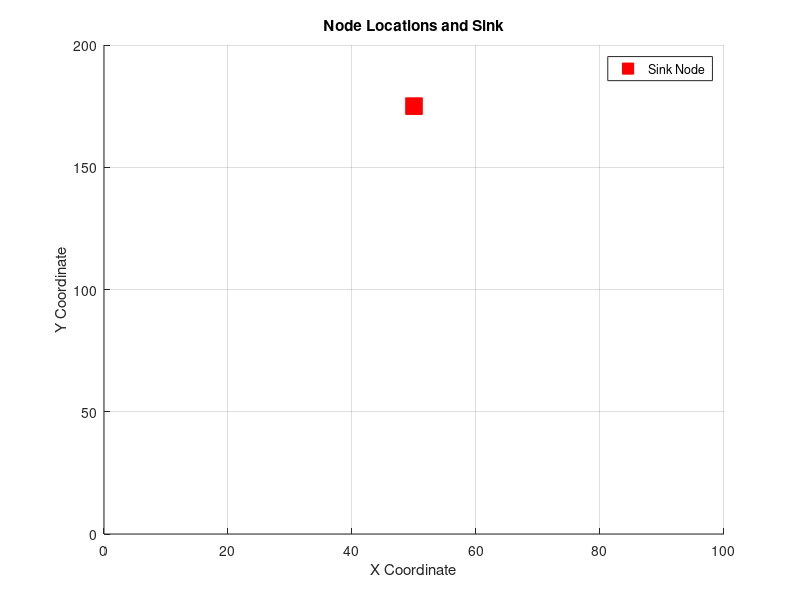

MATLAB code to generate this figure: (Note: this script raises an error after producing the figure.)
clc;
clear;
close all;

%% Parameters
numCrows = 5;           % Number of crows (cluster heads)
numIterations = 2000;   % Number of iterations
numNodes = 100;         % Number of sensor nodes
dim = 2;                % Dimension of the problem (2D space)
flightLength = 2;       % Maximum flight length (step size)
awarenessProb = 0.1;    % Probability of avoiding danger (awareness)

% Network Parameters
sinkNode = [50, 175];    % Sink node position
d0 = 87;                 % Reference distance for path loss
Eelec = 50e-9;           % Energy to run circuitry (J/bit)
Efs = 10e-12;            % FreeSpace model energy (J/bit/m^2)
Emp = 0.0013e-12;        % MultiPath model energy (J/bit/m^4)
dataPacketSize = 4000;   % Data packet size (bits)
initialEnergy = 0.5;     % Initial energy for each node (Joules)

%% Node Initialization
nodes(numNodes).position = [];
for i = 1:numNodes
    nodes(i).position = rand(1, 2) * 100;  % Random position in 100x100 grid
    nodes(i).energy = initialEnergy;       % Initial energy
    nodes(i).alive = true;                 % All nodes start alive
    nodes(i).clusterHead = false;          % No nodes are cluster heads initially
end

%% Initialization for CSA
crowsPosition = rand(numCrows, dim) * 100;  % Initial crow positions

memory = crowsPosition;                     % Memory for crow positions
fitness = inf(numCrows, 1);                 % Initial fitness values
totalEnergyHistory = zeros(numIterations, 1); % To record total energy usage
aliveNodesHistory = zeros(numIterations, 1); % To record number of alive nodes
previousCHs = [];

% Excel data storage
excelData = cell(numIterations, 4);  % Preallocate for efficiency

%% Visualization Initialization
figure;
hold on;
sinkPlot = plot(sinkNode(1), sinkNode(2), 'rs', 'MarkerSize', 12, 'MarkerFaceColor', 'r', 'DisplayName', 'Sink Node');  % Sink as red square
title('Node Locations and Sink');
xlabel('X Coordinate');
ylabel('Y Coordinate');
legend;
grid on;
xlim([0, 100]);
ylim([0, 200]);

%% Simulation
for iter = 1:numIterations
    % Reset cluster head status
    for i = 1:numNodes
        nodes(i).clusterHead = false;
    end
    
    % Form clusters based on previous crowsPosition
    clusters = formClusters(nodes, crowsPosition, numCrows,initialEnergy);

    % Calculate centroids for each cluster
    centroids = zeros(numCrows, dim);
    for j = 1:numCrows
        if ~isempty(clusters{j})
            centroids(j, :) = mean(vertcat(nodes(clusters{j}).position), 1);
        else
            centroids(j, :) = crowsPosition(j, :); % If no members, use crow position
        end
    end

    % Select cluster heads based on proximity to centroids and fitness
    availableNodes = find([nodes.alive]);
    candidateCHs = setdiff(availableNodes, previousCHs); % Avoid previously selected CHs

    selectedCH = [];
    for j = 1:numCrows
        if isempty(candidateCHs)
            candidateCHs = availableNodes; % Reset if no candidates available
        end

        if isempty(candidateCHs)
            break; % Break if no candidates available
        end

        % Calculate distances to centroid
        distances = sqrt(sum((vertcat(nodes(candidateCHs).position) - centroids(j, :)).^2, 2));

        % Consider fitness
        [~, sortedIdx] = sort(distances); % Sort by distance
        candidatesSorted = candidateCHs(sortedIdx);
        fitnessSorted = [nodes(candidatesSorted).energy]; % Higher energy = higher fitness

        [~, fitnessIdx] = max(fitnessSorted); % Select the one with highest fitness
        selectedCH = [selectedCH, candidatesSorted(fitnessIdx)];
        
        candidateCHs = setdiff(candidateCHs, selectedCH); % Remove selected CH from candidates
    end

    for i = selectedCH
        nodes(i).clusterHead = true;
    end

    previousCHs = selectedCH; % Store selected CHs to avoid repetition

    % Form clusters again with the new cluster heads
    if ~isempty(selectedCH)
        clusters = formClusters(nodes, vertcat(nodes(selectedCH).position), numCrows,initialEnergy);
    end

    % Prepare data for Excel sheet and CLI output
    clusterHeadNodes = find([nodes.clusterHead]);  % Find node numbers that are cluster heads
    numMembersPerCluster = cellfun(@length, clusters);  % Number of members in each cluster
    numAliveNodes = sum([nodes.alive]);  % Number of alive nodes
    remainingEnergy = sum([nodes.energy]);  % Total remaining energy

    % Handle empty cluster head nodes
    if isempty(clusterHeadNodes)
        clusterHeadNodesStr = 'None';
    else
        clusterHeadNodesStr = mat2str(clusterHeadNodes);
    end

    % Handle empty clusters
    if isempty(numMembersPerCluster)
        numMembersPerCluster = zeros(numCrows, 1);
    end

    % Save data for this iteration
    excelData{iter, 1} = iter;
    excelData{iter, 2} = clusterHeadNodesStr;
    excelData{iter, 3} = numAliveNodes;
    excelData{iter, 4} = remainingEnergy;

    % Display data in MATLAB CLI
    fprintf('Iteration: %d\n', iter);
    fprintf('Cluster Head Nodes: %s\n', clusterHeadNodesStr);
    fprintf('Number of Members per Cluster: %s\n', mat2str(numMembersPerCluster));
    fprintf('Number of Alive Nodes: %d\n', numAliveNodes);
    fprintf('Remaining Energy: %.4f J\n\n', remainingEnergy);

    % Clear previous plots for members and cluster heads
    delete(findobj(gca, 'Type', 'Line', 'Marker', 'o'));
    delete(findobj(gca, 'Type', 'Line', 'Marker', '*'));

    % Plot the cluster heads as stars and members as solid circles with unique colors
    colors = lines(numCrows); % Generate distinct colors
    for j = 1:numCrows
        if ~isempty(clusters{j})
            % Plot members
            memberPositions = vertcat(nodes(clusters{j}).position);
            plot(memberPositions(:, 1), memberPositions(:, 2), 'o', 'MarkerSize', 8, 'MarkerFaceColor', colors(j, :), 'MarkerEdgeColor', colors(j, :));
            % Plot cluster head
            plot(nodes(clusterHeadNodes(j)).position(1), nodes(clusterHeadNodes(j)).position(2), '*', 'MarkerSize', 12, 'MarkerFaceColor', colors(j, :), 'MarkerEdgeColor', colors(j, :));
        end
    end
    
    drawnow;

    % Early stopping if all nodes are dead
    if all(~[nodes.alive])
        disp('All nodes have depleted their energy. Simulation stopping early.');
        break;
    end

    % Update energy and fitness
    for crow = 1:numCrows
        % Crow's movement based on flight length and awareness probability
        if rand < awarenessProb
            newPosition = rand(1, dim) * 100;  % Random new position
        else
            randomCrow = randi(numCrows);
            newPosition = memory(randomCrow, :) + flightLength * (rand(1, dim) - 0.5) * 100 % Move towards another crow
        end
        newPosition = max(min(newPosition, 100), 0) % Boundary handling

        % Evaluate new position and update energy
        [newFitness, nodes] = objectiveFunction(newPosition, nodes, sinkNode, d0, Eelec, Efs, Emp, dataPacketSize, clusters, crow, crowsPosition);
       
        if newFitness < fitness(crow)
            crowsPosition(crow, :) = newPosition;  % Update crow position
            fitness(crow) = newFitness;            % Update fitness
            memory(crow, :) = newPosition;         % Update memory
        end
    end
    
    % Record data for plotting
    totalEnergyHistory(iter) = sum([nodes.energy]);
    aliveNodesHistory(iter) = sum([nodes.alive]);
    %pause(1)
end

%% Write data to Excel file
excelDataTable = cell2table(excelData, 'VariableNames', {'Iteration', 'ClusterHeadNodes', 'AliveNodes', 'RemainingEnergy'});
writetable(excelDataTable, 'CrowSearchAlgorithmResults.xlsx');

%% Plot results
figure;
plot(totalEnergyHistory, 'r-', 'LineWidth', 2);
title('Total Energy Consumption Over Iterations');
xlabel('Iteration');
ylabel('Total Energy (Joules)');
grid on;

figure;
plot(aliveNodesHistory, 'b-', 'LineWidth', 2);
title('Number of Alive Nodes Over Iterations');
xlabel('Iteration');
ylabel('Number of Alive Nodes');
grid on;

%% Display results
disp(['Simulation ended at iteration: ', num2str(iter)]);

%% Function Definitions

function clusters = formClusters(nodes, crowsPosition, numCrows,initialEnergy)
    clusters = cell(numCrows, 1);

    for i = 1:length(nodes)
        if nodes(i).alive
            distances = sqrt(sum((crowsPosition - nodes(i).position).^2, 2));%*initialEnergy/nodes(i).energy;
            [~, closestCrow] = min(distances);  % Find the closest crow (cluster head)
            clusters{closestCrow} = [clusters{closestCrow}, i];  % Assign node index to that cluster
        end
    end
end

function [totalEnergy, nodes] = objectiveFunction(crowPosition, nodes, sinkNode, d0, Eelec, Efs, Emp, packetSize, clusters, crowIdx, crowsPosition)
    totalEnergy = 0;

    if crowIdx > size(crowsPosition, 1)
        error('Crow index exceeds the size of crow positions');
    end

    for i = 1:length(clusters{crowIdx})
        nodeIdx = clusters{crowIdx}(i);
        if nodes(nodeIdx).alive
            if nodes(nodeIdx).clusterHead
                % Energy consumption for cluster head communicating with sink
                [energyConsumed, nodes(nodeIdx).energy] = calculateEnergy(nodes(nodeIdx).position, sinkNode, d0, Eelec, Efs, Emp, packetSize, nodes(nodeIdx).energy, true);
                
                
            else
                % Energy consumption for non-cluster head communicating with cluster head
                [energyConsumed, nodes(nodeIdx).energy] = calculateEnergy(nodes(nodeIdx).position, crowPosition, d0, Eelec, Efs, Emp, packetSize, nodes(nodeIdx).energy, false);
                
            end
            
            % Update total energy and check if node is dead
            totalEnergy = totalEnergy + energyConsumed;
            if nodes(nodeIdx).energy <= 0
                nodes(nodeIdx).alive = false;
            end
        end
             
            
    end
    
end

function [energy, newEnergy] = calculateEnergy(nodePos, targetPos, d0, Eelec, Efs, Emp, packetSize, currentEnergy, isClusterHead)
    distance = norm(nodePos - targetPos);
    
    if distance < d0
        energy = packetSize * Eelec + packetSize * Efs * distance^2;
    else
        energy = packetSize * Eelec + packetSize * Emp * distance^4;
    end
    
    if isClusterHead
        %energy = energy * 1.5;  % Cluster heads consume more energy
    end

    newEnergy = currentEnergy - energy;

    if newEnergy < 0
        newEnergy = 0;
    end
end
